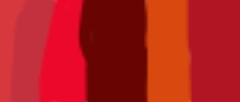
#> input picture EPI detector/Abafador/abafador_verm.jpg, 240 x 102 px
$ python teste.py
#> lines starting #> are read from the running program, lines starting #| are printed output that depends on the picture; after the words box and inside, x2 and y2 are one past the last pixel; in counts of white or black regions, pixels touching at a corner belong together; pictures that were not available may be replaced by others from this repository, and a replacement may not be noted
import cv2
import numpy as np

face_cascade = cv2.CascadeClassifier(
    cv2.data.haarcascades + "haarcascade_frontalface_default.xml")

# Carregar a imagem da parte vermelha do abafador
abafador = cv2.imread("Abafador/abafador_verm.jpg", cv2.IMREAD_COLOR)
#> abafador is the input picture: shape (102, 240, 3); mean B, G, R 29.1, 29.2, 178.4

# Carregar a lista de imagens dos operadores
imagens = ["abafador_001", "abafador_002",
           "abafador_003", "abafador_004", "abafador_005",
           "abafador_006", "abafador_007", "abafador_008",
           "abafador_009", "abafador_010", "abafador_011",
           "abafador_012"]

# Loop para realizar os testes em todas as imagens
for i in imagens:
    # Aloca a imagem do operador da vez na variável
    operador = cv2.imread(f"Abafador/{i}.jpg")
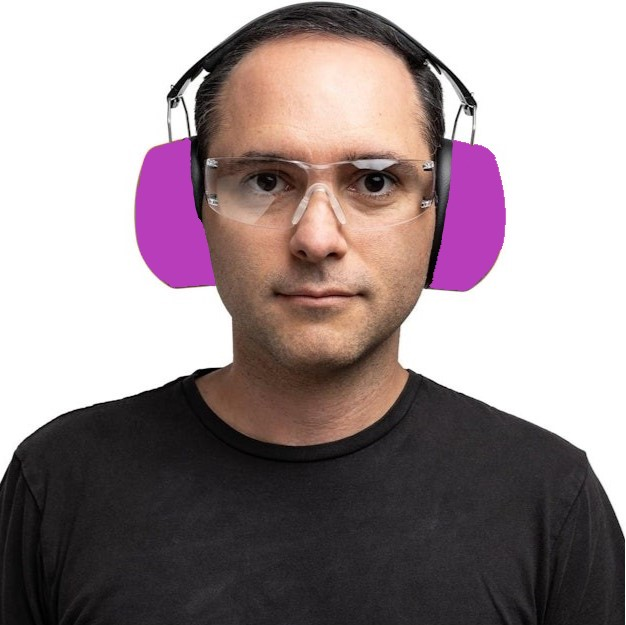
#> input picture EPI detector/Abafador/004.jpg, 626 x 625 px, given in place of abafador_001.jpg, which was not available
#> operador is the input picture: shape (625, 626, 3); mean B, G, R 143.8, 141.9, 155.7
    imagem = operador.copy()
    gray = cv2.cvtColor(operador, cv2.COLOR_BGR2GRAY)
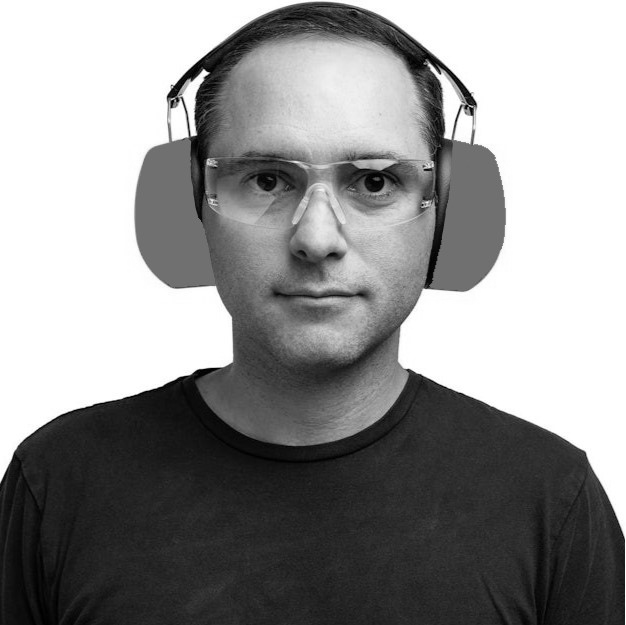
#> gray: shape (625, 626); min 0, max 255, mean 146.3
    faces = face_cascade.detectMultiScale(gray, 1.3, 5)
#> faces = [[174, 71, 290, 290]]

    # BUSCA POR TONS VERMELHOS

    # Calcular os valores máximos e mínimos do vermelho
    rmax = np.max(abafador[:, :, 0])
#> rmax = 69
    rmin = np.min(abafador[:, :, 0])
#> rmin = 0

    # Calcular os valores máximos e mínimos do verde
    gmax = np.max(abafador[:, :, 1])
#> gmax = 82
    gmin = np.min(abafador[:, :, 1])
#> gmin = 0

    # Calcular os valores máximos e mínimos do azul
    bmax = np.max(abafador[:, :, 2])
#> bmax = 245
    bmin = np.min(abafador[:, :, 2])
#> bmin = 100

    # Obter o tamanho da imagem da foto do operador
    largura, altura, _ = operador.shape
#> largura = 625; altura = 626

    # Inicializar a matriz com tamanho igual ao da imagem do operador
    img_recortada = np.zeros_like(operador)

    # Iterar sobre os pixels da imagem
    for x in range(largura):
        for y in range(altura):
            if (operador[x, y, 0] <= rmax and operador[x, y, 0] >= rmin and
                operador[x, y, 1] <= gmax and operador[x, y, 1] >= gmin and
                    operador[x, y, 2] <= bmax and operador[x, y, 2] >= bmin):
                img_recortada[x, y, :] = operador[x, y, :]
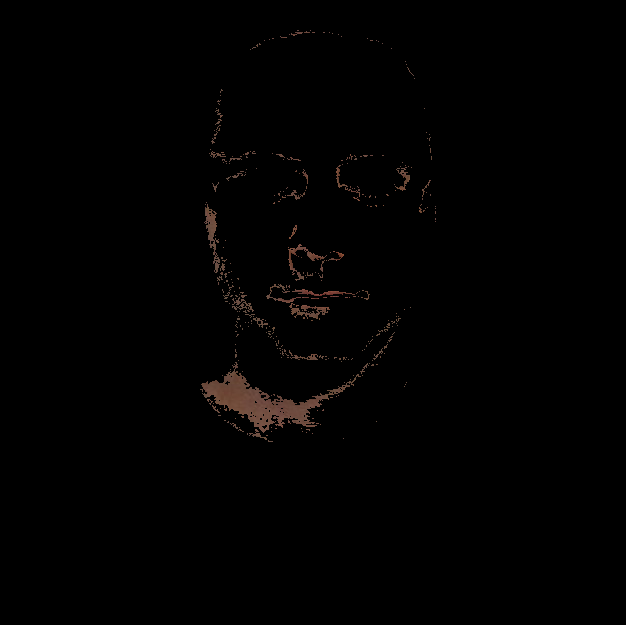
#> img_recortada: shape (625, 626, 3); mean B, G, R 1, 1.2, 1.7

    cv2.imshow("Imagem com recorte", img_recortada)

    # FUNÇÃO DE PROCESSAMENTO DA IMAGEM
    def pre_processamento(img):
        imgpre = cv2.Canny(img, 200, 800)
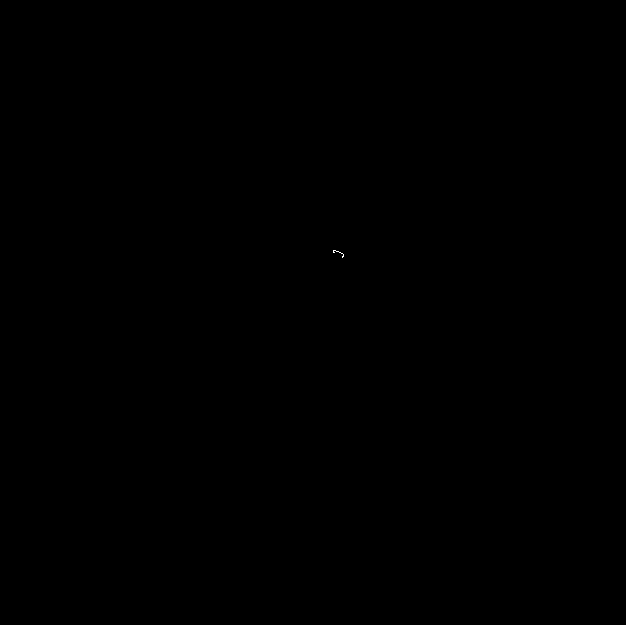
#> imgpre: shape (625, 626); 0% white in thin lines or dots, all inside (x1, y1, x2, y2) = (333, 250, 344, 258)
        cv2.imshow("Bordas", imgpre)
        kernel = np.ones((5, 5), np.uint8)
        imgpre = cv2.dilate(imgpre, kernel, 2)
#> imgpre: shape (625, 626); 0.03% white; 1 white region, box (x1, y1, x2, y2) and area: (331, 248, 346, 260) 118
        imgpre = cv2.erode(imgpre, kernel, 2)
        cv2.imshow("Bordas 2", imgpre)
        return imgpre

    bordas = pre_processamento(img_recortada)

    contornos, _ = cv2.findContours(
        bordas, cv2.RETR_EXTERNAL, cv2.CHAIN_APPROX_NONE)
#> contornos = 1 contour, all with area under 20

    num_comprimido = len(contornos)
#> num_comprimido = 1

    # IDENTIFICA A INSPEÇÃO
    if num_comprimido == 15:
        inspecao = "REPROVADO"
        cor = (67, 232, 67)  # VERDE
    else:
        inspecao = "APROVADO"
        cor = (67, 67, 232)  # VERMELHO

    for contorno in contornos:
        x, y, w, h = cv2.boundingRect(contorno)
        cv2.rectangle(operador, (x, y), (x + w, y + h), cor, 2)
#> this loop made 1 pass
#> (x, y, w, h) on pass 1: (333, 250, 11, 8)
#> operador: shape (625, 626, 3); 0.03% of pixels changed, all inside (x1, y1, x2, y2) = (332, 249, 346, 260)

    imagem_contornos = operador.copy()

    cv2.putText(imagem_contornos, f"{inspecao}",
                (20, 35), cv2.FONT_HERSHEY_DUPLEX, 0.7, cor, 1)
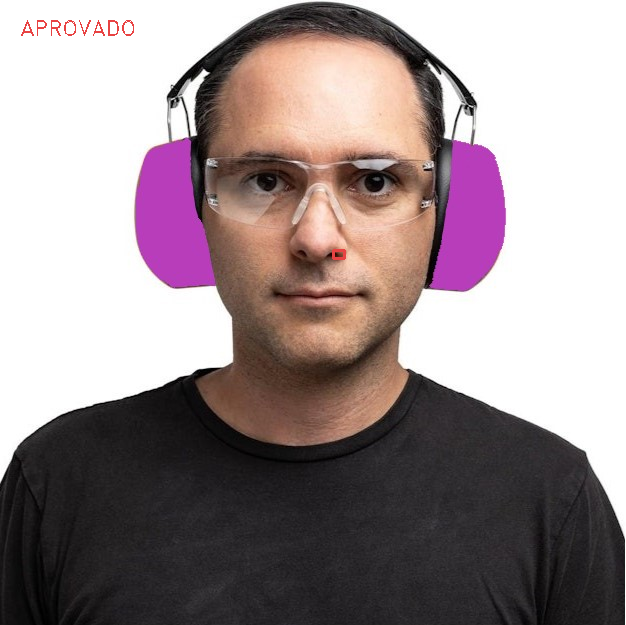
#> imagem_contornos: shape (625, 626, 3); mean B, G, R 143.6, 141.6, 155.7

    cv2.imshow(f"Imagem operador {i}", imagem_contornos)

    # Mostrar ponto central das faces detectadas
    for (x, y, w, h) in faces:
        cv2.rectangle(imagem, (x, y), (x+w, y+h), (255, 0, 0), 2)
        centro_x = x + w // 2
        centro_y = y + h // 2
        cv2.circle(imagem, (centro_x, centro_y), 5, (0, 0, 255), -1)
#> this loop made 1 pass
#> (x, y, w, h, centro_x, centro_y) on pass 1: (174, 71, 290, 290, 319, 216)
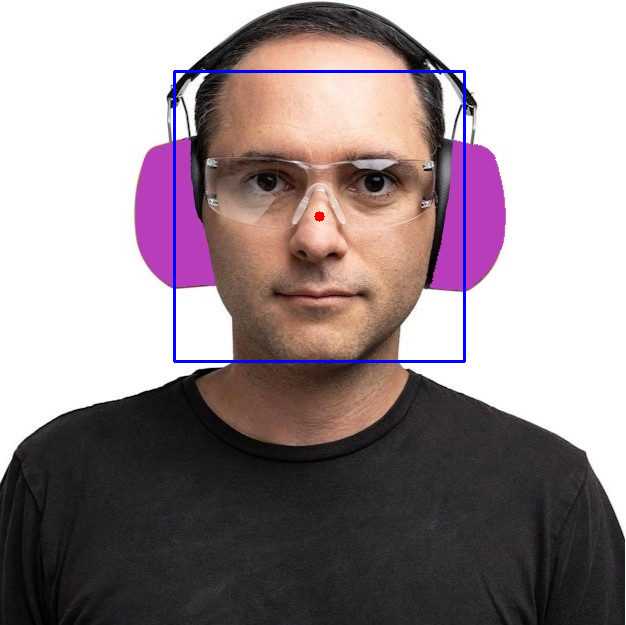
#> imagem: shape (625, 626, 3); 0.91% of pixels changed, all inside (x1, y1, x2, y2) = (173, 70, 466, 363)

    cv2.imshow(f"Imagem ponto central {i}", imagem)

    # Aguardar entrada do usuário para avançar
    if cv2.waitKey(0) & 0xFF == ord('q'):
#> (key q is pressed here)
        break

# Fechar todas as janelas no final
cv2.destroyAllWindows()
